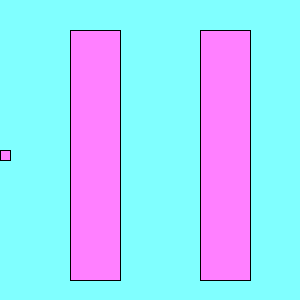
Frame 1 (no input)
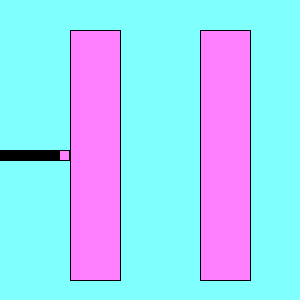
Frame 60 (the mouse pressed at the canvas centre just before this capture)
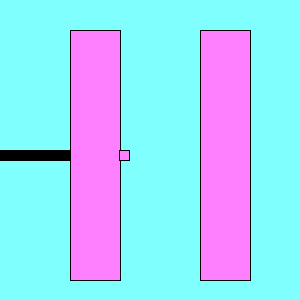
Frame 120 (the mouse held since frame 60 and released just before this capture)

The Processing sketch that drew these frames (run headless with seeded random() and noise(); from frame 60 on, the mouse is pressed at the canvas centre):

// Processing sketch: processing_159234
// ── processing_159234.pde

int counter;

void setup() {  //setup function called initially, only once
  size(300, 300);
  background(128,255,255);  //set background white
  }
int i=0;
void draw() {  //draw function loops 
  fill(255,128,255);
  cuadrados(70,30,50,250);
  cuadrados(200,30,50,250);
  cuadrados(i , 150,10,10);
  i=i+1;
 
  }
  void cuadrados(int x, int y, int a, int h){
  rect (x,y,a,h);
  }
